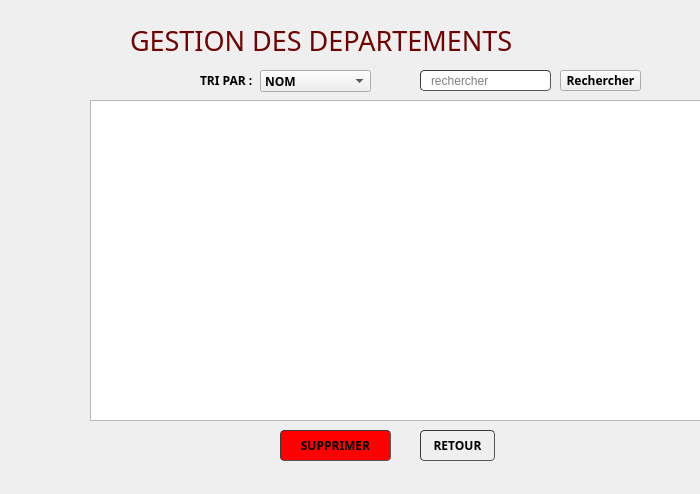
<?xml version="1.0" encoding="UTF-8"?>
<ui version="4.0">
 <class>AFFICHAGE_DEPARTEMENT</class>
 <widget class="QWidget" name="AFFICHAGE_DEPARTEMENT">
  <property name="geometry">
   <rect>
    <x>0</x>
    <y>0</y>
    <width>700</width>
    <height>494</height>
   </rect>
  </property>
  <property name="windowTitle">
   <string>Form</string>
  </property>
  <widget class="QStackedWidget" name="stackedWidget">
   <property name="geometry">
    <rect>
     <x>50</x>
     <y>20</y>
     <width>691</width>
     <height>471</height>
    </rect>
   </property>
   <widget class="QWidget" name="page">
    <widget class="QLabel" name="label">
     <property name="geometry">
      <rect>
       <x>80</x>
       <y>0</y>
       <width>451</width>
       <height>41</height>
      </rect>
     </property>
     <property name="font">
      <font>
       <family>Century Gothic</family>
       <pointsize>20</pointsize>
      </font>
     </property>
     <property name="text">
      <string>&lt;html&gt;&lt;head/&gt;&lt;body&gt;&lt;p&gt;&lt;span style=&quot; color:#6f0303;&quot;&gt;GESTION DES DEPARTEMENTS&lt;/span&gt;&lt;/p&gt;&lt;/body&gt;&lt;/html&gt;</string>
     </property>
    </widget>
    <widget class="QLabel" name="label_3">
     <property name="geometry">
      <rect>
       <x>150</x>
       <y>50</y>
       <width>61</width>
       <height>21</height>
      </rect>
     </property>
     <property name="font">
      <font>
       <family>Century Gothic</family>
       <weight>75</weight>
       <bold>true</bold>
      </font>
     </property>
     <property name="text">
      <string>TRI PAR :</string>
     </property>
    </widget>
    <widget class="QPushButton" name="search">
     <property name="geometry">
      <rect>
       <x>510</x>
       <y>50</y>
       <width>81</width>
       <height>21</height>
      </rect>
     </property>
     <property name="font">
      <font>
       <family>Century Gothic</family>
       <weight>75</weight>
       <bold>true</bold>
      </font>
     </property>
     <property name="text">
      <string>Rechercher</string>
     </property>
     <property name="iconSize">
      <size>
       <width>20</width>
       <height>20</height>
      </size>
     </property>
    </widget>
    <widget class="QTableView" name="tableView">
     <property name="geometry">
      <rect>
       <x>40</x>
       <y>80</y>
       <width>611</width>
       <height>321</height>
      </rect>
     </property>
     <property name="styleSheet">
      <string notr="true"/>
     </property>
    </widget>
    <widget class="QComboBox" name="comboBox">
     <property name="geometry">
      <rect>
       <x>210</x>
       <y>50</y>
       <width>111</width>
       <height>22</height>
      </rect>
     </property>
     <property name="font">
      <font>
       <family>Century Gothic</family>
       <weight>75</weight>
       <bold>true</bold>
      </font>
     </property>
     <property name="styleSheet">
      <string notr="true"/>
     </property>
     <item>
      <property name="text">
       <string>NOM</string>
      </property>
     </item>
     <item>
      <property name="text">
       <string>ref</string>
      </property>
     </item>
    </widget>
    <widget class="QPushButton" name="annuler">
     <property name="geometry">
      <rect>
       <x>370</x>
       <y>410</y>
       <width>75</width>
       <height>31</height>
      </rect>
     </property>
     <property name="font">
      <font>
       <family>Century Gothic</family>
       <weight>75</weight>
       <bold>true</bold>
      </font>
     </property>
     <property name="styleSheet">
      <string notr="true">	border-width: 1px; border-radius: 4px;
	border-color: rgb(58, 58, 58);
	border-style: inset;
	padding: 0 8px;


	selection-color: rgb(60, 63, 65);</string>
     </property>
     <property name="text">
      <string>RETOUR</string>
     </property>
    </widget>
    <widget class="QLineEdit" name="recherche">
     <property name="geometry">
      <rect>
       <x>370</x>
       <y>50</y>
       <width>131</width>
       <height>21</height>
      </rect>
     </property>
     <property name="styleSheet">
      <string notr="true">	border-width: 1px; border-radius: 4px;
	border-color: rgb(58, 58, 58);
	border-style: inset;
	padding: 0 8px;


	selection-background-color: rgb(187, 187, 187);
	selection-color: rgb(60, 63, 65);</string>
     </property>
     <property name="placeholderText">
      <string>rechercher</string>
     </property>
    </widget>
    <widget class="QPushButton" name="supprimer">
     <property name="geometry">
      <rect>
       <x>230</x>
       <y>410</y>
       <width>111</width>
       <height>31</height>
      </rect>
     </property>
     <property name="font">
      <font>
       <family>Century Gothic</family>
       <weight>75</weight>
       <bold>true</bold>
      </font>
     </property>
     <property name="styleSheet">
      <string notr="true">	border-width: 1px; border-radius: 4px;
	border-color: rgb(58, 58, 58);
	border-style: inset;
	padding: 0 8px;
	background-color: red;

	selection-color: rgb(60, 63, 65);</string>
     </property>
     <property name="text">
      <string>SUPPRIMER</string>
     </property>
     <property name="icon">
      <iconset>
       <normaloff>:/logo/delete.png</normaloff>:/logo/delete.png</iconset>
     </property>
    </widget>
   </widget>
   <widget class="QWidget" name="page_2">
    <widget class="QLabel" name="text_titres">
     <property name="geometry">
      <rect>
       <x>280</x>
       <y>260</y>
       <width>181</width>
       <height>20</height>
      </rect>
     </property>
     <property name="text">
      <string/>
     </property>
    </widget>
    <widget class="QLineEdit" name="nbrp">
     <property name="geometry">
      <rect>
       <x>290</x>
       <y>240</y>
       <width>151</width>
       <height>20</height>
      </rect>
     </property>
     <property name="styleSheet">
      <string notr="true">	border-width: 1px; border-radius: 4px;
	border-color: rgb(58, 58, 58);
	border-style: inset;
	padding: 0 8px;


	selection-color: rgb(60, 63, 65);</string>
     </property>
    </widget>
    <widget class="QLabel" name="label_10">
     <property name="geometry">
      <rect>
       <x>160</x>
       <y>200</y>
       <width>81</width>
       <height>20</height>
      </rect>
     </property>
     <property name="font">
      <font>
       <family>Century Gothic</family>
       <weight>75</weight>
       <bold>true</bold>
      </font>
     </property>
     <property name="text">
      <string>Description :</string>
     </property>
    </widget>
    <widget class="QLabel" name="label_11">
     <property name="geometry">
      <rect>
       <x>160</x>
       <y>240</y>
       <width>121</width>
       <height>20</height>
      </rect>
     </property>
     <property name="font">
      <font>
       <family>Century Gothic</family>
       <weight>75</weight>
       <bold>true</bold>
      </font>
     </property>
     <property name="text">
      <string>Nombre de postes :</string>
     </property>
    </widget>
    <widget class="QLineEdit" name="libelle">
     <property name="geometry">
      <rect>
       <x>290</x>
       <y>160</y>
       <width>151</width>
       <height>20</height>
      </rect>
     </property>
     <property name="styleSheet">
      <string notr="true">	border-width: 1px; border-radius: 4px;
	border-color: rgb(58, 58, 58);
	border-style: inset;
	padding: 0 8px;


	selection-color: rgb(60, 63, 65);</string>
     </property>
    </widget>
    <widget class="QPushButton" name="Valider">
     <property name="geometry">
      <rect>
       <x>220</x>
       <y>290</y>
       <width>111</width>
       <height>23</height>
      </rect>
     </property>
     <property name="font">
      <font>
       <family>Century Gothic</family>
       <weight>75</weight>
       <bold>true</bold>
      </font>
     </property>
     <property name="styleSheet">
      <string notr="true">	border-width: 1px; border-radius: 4px;
	border-color: rgb(58, 58, 58);
	border-style: inset;
	padding: 0 8px;
background-color: green;

	selection-color: rgb(60, 63, 65);</string>
     </property>
     <property name="text">
      <string>MODIFIER</string>
     </property>
     <property name="icon">
      <iconset>
       <normaloff>:/icons/icons8_checkmark_96px.png</normaloff>:/icons/icons8_checkmark_96px.png</iconset>
     </property>
    </widget>
    <widget class="QLineEdit" name="description">
     <property name="geometry">
      <rect>
       <x>290</x>
       <y>200</y>
       <width>151</width>
       <height>20</height>
      </rect>
     </property>
     <property name="styleSheet">
      <string notr="true">	border-width: 1px; border-radius: 4px;
	border-color: rgb(58, 58, 58);
	border-style: inset;
	padding: 0 8px;


	selection-color: rgb(60, 63, 65);</string>
     </property>
    </widget>
    <widget class="QLabel" name="label_5">
     <property name="geometry">
      <rect>
       <x>160</x>
       <y>160</y>
       <width>81</width>
       <height>20</height>
      </rect>
     </property>
     <property name="font">
      <font>
       <family>Century Gothic</family>
       <weight>75</weight>
       <bold>true</bold>
      </font>
     </property>
     <property name="text">
      <string>Libelle :</string>
     </property>
    </widget>
    <widget class="QPushButton" name="Annuler">
     <property name="geometry">
      <rect>
       <x>360</x>
       <y>290</y>
       <width>111</width>
       <height>23</height>
      </rect>
     </property>
     <property name="font">
      <font>
       <family>Century Gothic</family>
       <weight>75</weight>
       <bold>true</bold>
      </font>
     </property>
     <property name="styleSheet">
      <string notr="true">	border-width: 1px; border-radius: 4px;
	border-color: rgb(58, 58, 58);
	border-style: inset;
	padding: 0 8px;


	selection-color: rgb(60, 63, 65);</string>
     </property>
     <property name="text">
      <string>Retour</string>
     </property>
     <property name="icon">
      <iconset>
       <normaloff>:/icons/icons8_back_to_200px.png</normaloff>:/icons/icons8_back_to_200px.png</iconset>
     </property>
    </widget>
    <widget class="QLabel" name="text_nom">
     <property name="geometry">
      <rect>
       <x>274</x>
       <y>180</y>
       <width>171</width>
       <height>20</height>
      </rect>
     </property>
     <property name="text">
      <string/>
     </property>
    </widget>
    <widget class="QLabel" name="text_prenom">
     <property name="geometry">
      <rect>
       <x>274</x>
       <y>220</y>
       <width>181</width>
       <height>20</height>
      </rect>
     </property>
     <property name="text">
      <string/>
     </property>
    </widget>
    <widget class="QLabel" name="departement">
     <property name="geometry">
      <rect>
       <x>480</x>
       <y>70</y>
       <width>141</width>
       <height>61</height>
      </rect>
     </property>
     <property name="font">
      <font>
       <family>Nueva Std</family>
       <pointsize>16</pointsize>
       <weight>75</weight>
       <bold>true</bold>
      </font>
     </property>
     <property name="text">
      <string/>
     </property>
     <property name="textFormat">
      <enum>Qt::RichText</enum>
     </property>
    </widget>
    <widget class="QLabel" name="label_7">
     <property name="geometry">
      <rect>
       <x>0</x>
       <y>70</y>
       <width>481</width>
       <height>61</height>
      </rect>
     </property>
     <property name="font">
      <font>
       <family>Century Gothic</family>
       <pointsize>16</pointsize>
       <weight>75</weight>
       <bold>true</bold>
      </font>
     </property>
     <property name="text">
      <string>MODIFICATION DE LA DEPARTEMENT</string>
     </property>
     <property name="textFormat">
      <enum>Qt::RichText</enum>
     </property>
    </widget>
   </widget>
  </widget>
 </widget>
 <resources/>
 <connections/>
</ui>
